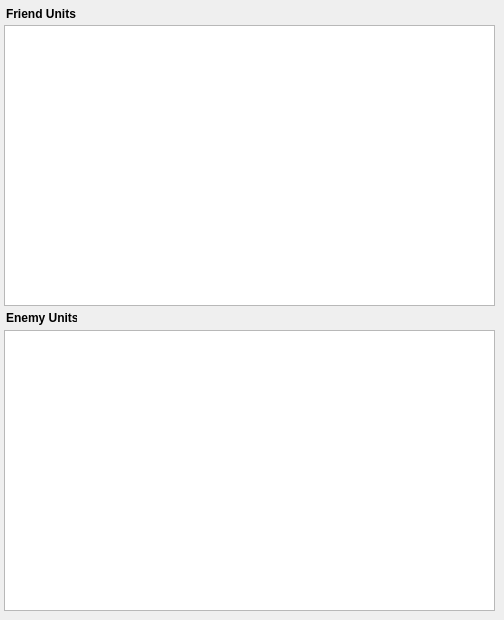
       <widget class="QWidget" name="UnitsLayout">
        <attribute name="title">
         <string>Units</string>
        </attribute>
        <widget class="QTableWidget" name="unitsToLocationTable_3">
         <property name="geometry">
          <rect>
           <x>4</x>
           <y>25</y>
           <width>491</width>
           <height>281</height>
          </rect>
         </property>
         <property name="editTriggers">
          <set>QAbstractItemView::NoEditTriggers</set>
         </property>
         <property name="alternatingRowColors">
          <bool>true</bool>
         </property>
         <property name="selectionMode">
          <enum>QAbstractItemView::NoSelection</enum>
         </property>
         <property name="textElideMode">
          <enum>Qt::ElideNone</enum>
         </property>
         <property name="sortingEnabled">
          <bool>false</bool>
         </property>
         <property name="wordWrap">
          <bool>false</bool>
         </property>
         <property name="cornerButtonEnabled">
          <bool>false</bool>
         </property>
         <attribute name="horizontalHeaderDefaultSectionSize">
          <number>60</number>
         </attribute>
         <attribute name="horizontalHeaderHighlightSections">
          <bool>true</bool>
         </attribute>
         <attribute name="horizontalHeaderMinimumSectionSize">
          <number>20</number>
         </attribute>
         <attribute name="horizontalHeaderStretchLastSection">
          <bool>true</bool>
         </attribute>
         <attribute name="verticalHeaderVisible">
          <bool>false</bool>
         </attribute>
         <attribute name="verticalHeaderDefaultSectionSize">
          <number>20</number>
         </attribute>
         <attribute name="verticalHeaderMinimumSectionSize">
          <number>10</number>
         </attribute>
         <attribute name="verticalHeaderStretchLastSection">
          <bool>false</bool>
         </attribute>
        </widget>
        <widget class="QTableWidget" name="unitsToLocationTable_4">
         <property name="geometry">
          <rect>
           <x>4</x>
           <y>330</y>
           <width>491</width>
           <height>281</height>
          </rect>
         </property>
         <property name="editTriggers">
          <set>QAbstractItemView::NoEditTriggers</set>
         </property>
         <property name="alternatingRowColors">
          <bool>true</bool>
         </property>
         <property name="selectionMode">
          <enum>QAbstractItemView::NoSelection</enum>
         </property>
         <property name="textElideMode">
          <enum>Qt::ElideNone</enum>
         </property>
         <property name="sortingEnabled">
          <bool>false</bool>
         </property>
         <property name="wordWrap">
          <bool>false</bool>
         </property>
         <property name="cornerButtonEnabled">
          <bool>false</bool>
         </property>
         <attribute name="horizontalHeaderDefaultSectionSize">
          <number>60</number>
         </attribute>
         <attribute name="horizontalHeaderHighlightSections">
          <bool>true</bool>
         </attribute>
         <attribute name="horizontalHeaderMinimumSectionSize">
          <number>20</number>
         </attribute>
         <attribute name="horizontalHeaderStretchLastSection">
          <bool>true</bool>
         </attribute>
         <attribute name="verticalHeaderVisible">
          <bool>false</bool>
         </attribute>
         <attribute name="verticalHeaderDefaultSectionSize">
          <number>20</number>
         </attribute>
         <attribute name="verticalHeaderMinimumSectionSize">
          <number>10</number>
         </attribute>
         <attribute name="verticalHeaderStretchLastSection">
          <bool>false</bool>
         </attribute>
        </widget>
        <widget class="QLabel" name="label_3">
         <property name="geometry">
          <rect>
           <x>6</x>
           <y>6</y>
           <width>71</width>
           <height>16</height>
          </rect>
         </property>
         <property name="font">
          <font>
           <weight>75</weight>
           <bold>true</bold>
          </font>
         </property>
         <property name="text">
          <string>Friend Units</string>
         </property>
        </widget>
        <widget class="QLabel" name="label_4">
         <property name="geometry">
          <rect>
           <x>6</x>
           <y>310</y>
           <width>71</width>
           <height>16</height>
          </rect>
         </property>
         <property name="font">
          <font>
           <weight>75</weight>
           <bold>true</bold>
          </font>
         </property>
         <property name="text">
          <string>Enemy Units</string>
         </property>
        </widget>
       </widget>
